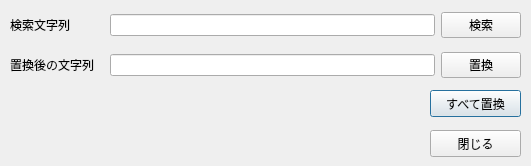
<?xml version="1.0" encoding="UTF-8"?>
<ui version="4.0">
 <class>FindDialog</class>
 <widget class="QDialog" name="FindDialog">
  <property name="geometry">
   <rect>
    <x>0</x>
    <y>0</y>
    <width>531</width>
    <height>166</height>
   </rect>
  </property>
  <property name="sizePolicy">
   <sizepolicy hsizetype="Fixed" vsizetype="Fixed">
    <horstretch>0</horstretch>
    <verstretch>0</verstretch>
   </sizepolicy>
  </property>
  <property name="windowTitle">
   <string>Dialog</string>
  </property>
  <widget class="QPushButton" name="replaceAllButton">
   <property name="geometry">
    <rect>
     <x>430</x>
     <y>90</y>
     <width>91</width>
     <height>27</height>
    </rect>
   </property>
   <property name="text">
    <string>すべて置換</string>
   </property>
   <property name="shortcut">
    <string>Alt+A</string>
   </property>
  </widget>
  <widget class="QPushButton" name="closeButton">
   <property name="geometry">
    <rect>
     <x>430</x>
     <y>130</y>
     <width>91</width>
     <height>27</height>
    </rect>
   </property>
   <property name="text">
    <string>閉じる</string>
   </property>
  </widget>
  <widget class="QWidget" name="horizontalLayoutWidget">
   <property name="geometry">
    <rect>
     <x>110</x>
     <y>10</y>
     <width>411</width>
     <height>31</height>
    </rect>
   </property>
   <layout class="QHBoxLayout" name="horizontalLayout">
    <item>
     <widget class="QLineEdit" name="findString"/>
    </item>
    <item>
     <widget class="QPushButton" name="findButton">
      <property name="text">
       <string>検索</string>
      </property>
      <property name="shortcut">
       <string>Alt+F</string>
      </property>
     </widget>
    </item>
   </layout>
  </widget>
  <widget class="QWidget" name="horizontalLayoutWidget_2">
   <property name="geometry">
    <rect>
     <x>110</x>
     <y>50</y>
     <width>411</width>
     <height>31</height>
    </rect>
   </property>
   <layout class="QHBoxLayout" name="horizontalLayout_2">
    <item>
     <widget class="QLineEdit" name="replaceString"/>
    </item>
    <item>
     <widget class="QPushButton" name="replaceButton">
      <property name="text">
       <string>置換</string>
      </property>
      <property name="shortcut">
       <string>Alt+R</string>
      </property>
     </widget>
    </item>
   </layout>
  </widget>
  <widget class="QLabel" name="label">
   <property name="geometry">
    <rect>
     <x>10</x>
     <y>10</y>
     <width>65</width>
     <height>29</height>
    </rect>
   </property>
   <property name="text">
    <string>検索文字列</string>
   </property>
  </widget>
  <widget class="QLabel" name="label_2">
   <property name="geometry">
    <rect>
     <x>10</x>
     <y>50</y>
     <width>91</width>
     <height>29</height>
    </rect>
   </property>
   <property name="text">
    <string>置換後の文字列</string>
   </property>
  </widget>
 </widget>
 <resources/>
 <connections>
  <connection>
   <sender>closeButton</sender>
   <signal>clicked()</signal>
   <receiver>FindDialog</receiver>
   <slot>close()</slot>
   <hints>
    <hint type="sourcelabel">
     <x>475</x>
     <y>143</y>
    </hint>
    <hint type="destinationlabel">
     <x>265</x>
     <y>82</y>
    </hint>
   </hints>
  </connection>
  <connection>
   <sender>findButton</sender>
   <signal>clicked()</signal>
   <receiver>FindDialog</receiver>
   <slot>find()</slot>
   <hints>
    <hint type="sourcelabel">
     <x>477</x>
     <y>25</y>
    </hint>
    <hint type="destinationlabel">
     <x>265</x>
     <y>82</y>
    </hint>
   </hints>
  </connection>
  <connection>
   <sender>replaceButton</sender>
   <signal>clicked()</signal>
   <receiver>FindDialog</receiver>
   <slot>replace()</slot>
   <hints>
    <hint type="sourcelabel">
     <x>477</x>
     <y>65</y>
    </hint>
    <hint type="destinationlabel">
     <x>265</x>
     <y>82</y>
    </hint>
   </hints>
  </connection>
  <connection>
   <sender>replaceAllButton</sender>
   <signal>clicked()</signal>
   <receiver>FindDialog</receiver>
   <slot>replaceAll()</slot>
   <hints>
    <hint type="sourcelabel">
     <x>475</x>
     <y>103</y>
    </hint>
    <hint type="destinationlabel">
     <x>265</x>
     <y>82</y>
    </hint>
   </hints>
  </connection>
  <connection>
   <sender>findString</sender>
   <signal>returnPressed()</signal>
   <receiver>FindDialog</receiver>
   <slot>find()</slot>
   <hints>
    <hint type="sourcelabel">
     <x>269</x>
     <y>24</y>
    </hint>
    <hint type="destinationlabel">
     <x>265</x>
     <y>82</y>
    </hint>
   </hints>
  </connection>
 </connections>
 <slots>
  <slot>find()</slot>
  <slot>replace()</slot>
  <slot>replaceAll()</slot>
 </slots>
</ui>
